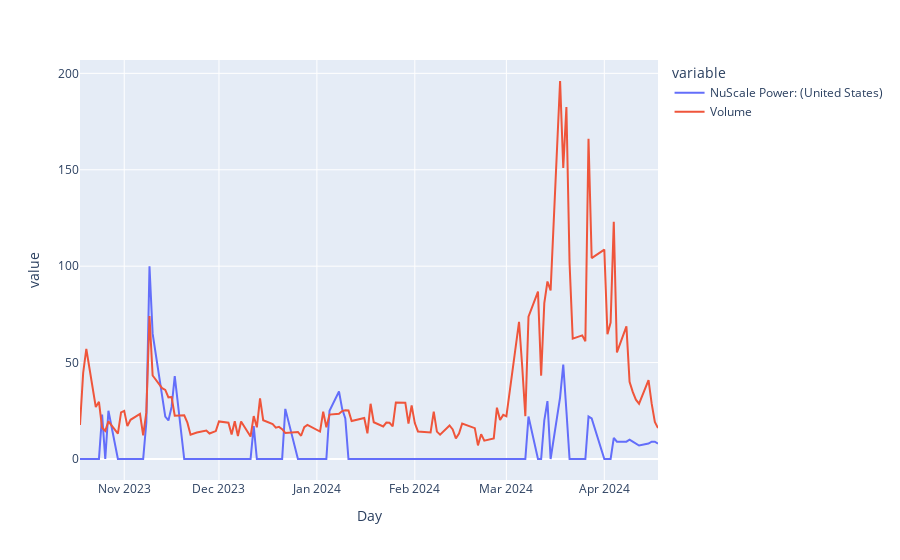

Notebook source saved alongside this figure:
### Code cell
google_trends = pd.read_csv('multiTimeline.csv', skiprows=2)
stock_price = pd.read_csv('SMR.csv')

merged_data = google_trends.merge(stock_price, left_on='Day', right_on='Date')
# scale volume down by 1M
merged_data['Volume'] = merged_data['Volume']/100000

fig = px.line(merged_data, x='Day',y=['NuScale Power: (United States)', 'Volume']).show()
